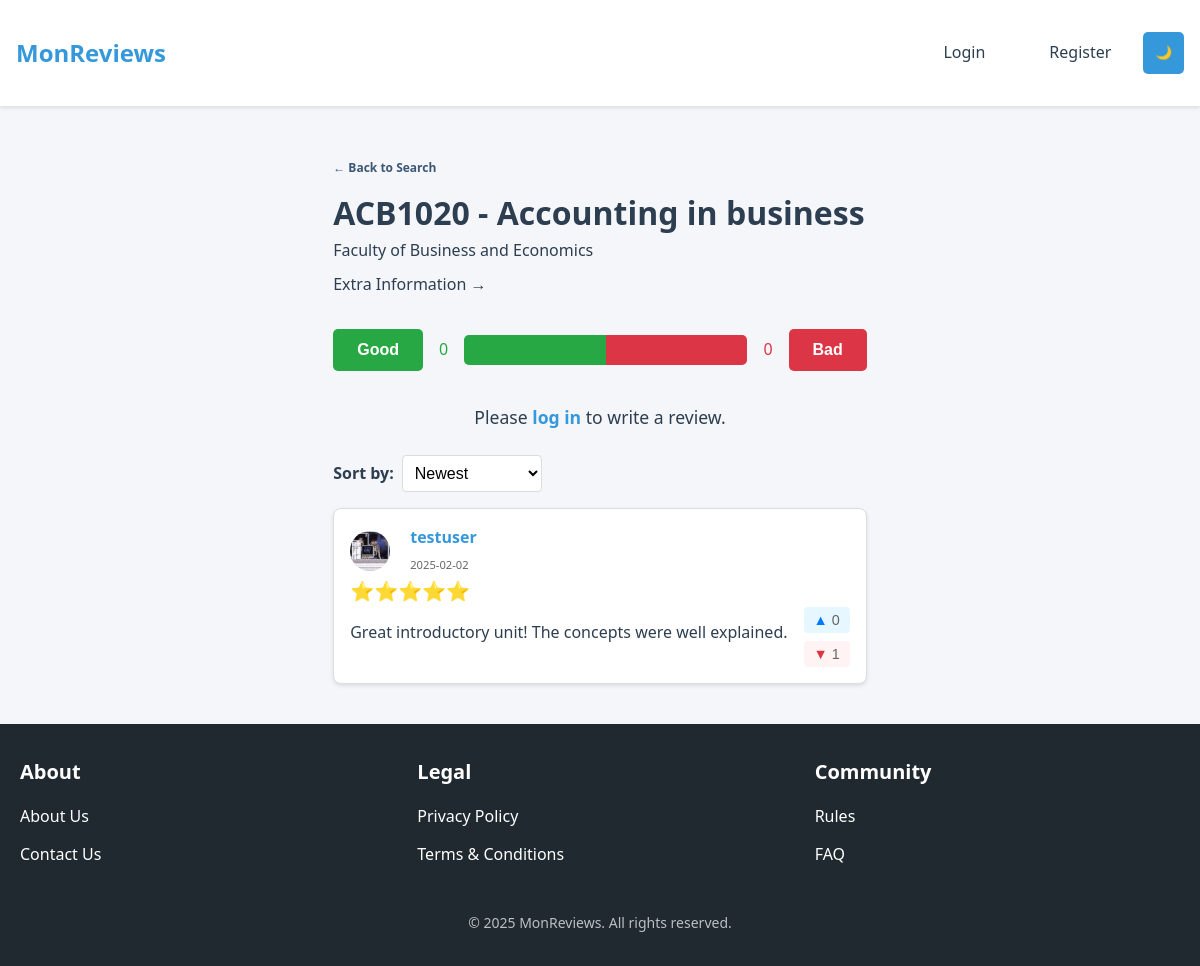
/unit/ACB1020, run on the app's committed database.
### app/models.py (models this page shows, shortened)
class Unit(db.Model):
    id = db.Column(db.Integer, primary_key=True, autoincrement=True)
    code = db.Column(db.String(20), unique=True, nullable=False)
    name = db.Column(db.String(255), nullable=False)
    faculty = db.Column(db.String(255), nullable=False)
    credit_points = db.Column(db.Integer, nullable=False)
    url = db.Column(db.String(500), nullable=False)
    upvotes = db.Column(db.Integer, default=0, nullable=False)
    downvotes = db.Column(db.Integer, default=0, nullable=False)
    assessment_details = db.Column(db.Text)
    reviews = db.relationship('Review', back_populates="unit", lazy='dynamic')

class Review(db.Model):
    id = db.Column(db.Integer, primary_key=True)
    content = db.Column(db.Text, nullable=False)
    rating = db.Column(db.Integer, nullable=False)
    timestamp = db.Column(db.DateTime, default=datetime.utcnow)
    is_anonymous = db.Column(db.Boolean, default=False)
    upvotes = db.Column(db.Integer, default=0)
    downvotes = db.Column(db.Integer, default=0)
    user_id = db.Column(db.Integer, db.ForeignKey('user.id'), nullable=False)
    unit_id = db.Column(db.Integer, db.ForeignKey('unit.id'), nullable=False)
    user = db.relationship("User", back_populates="reviews", foreign_keys=[user_id])
    unit = db.relationship("Unit", back_populates="reviews")
    def has_voted(self, user, vote_type):
        if not user.is_authenticated:
            return False
    def get_vote_status(self, user):
        if not user.is_authenticated:
            return None
        vote = Vote.query.filter_by(
            user_id=user.id,
            review_id=self.id
        ).first()
        return vote.vote_type if vote else None
    def can_edit(self, user):
        if not user.is_authenticated:
            return False
        return user.id == self.user_id # or user.is_admin

class User(UserMixin, db.Model):
    id = db.Column(db.Integer, primary_key=True)
    username = db.Column(db.String(64), unique=True, nullable=False)
    password_hash = db.Column(db.String(128))
    timestamp = db.Column(db.DateTime, default=datetime.utcnow)
    is_verified = db.Column(db.Boolean, default=False)
    reviews = db.relationship("Review", back_populates="user", foreign_keys="Review.user_id")
    profile_pic = db.Column(db.String(120), default='default.jpg')
    login_attempts = db.Column(db.Integer, default=0)
    locked_until = db.Column(db.DateTime)
    def get_profile_pic_url(self):
        return url_for('static', filename=f'pictures/{self.profile_pic}')

### app/routes.py (the view, shortened to what this page needs)
@main.route('/unit/<string:code>', methods=['GET', 'POST'])
@validate_input
def unit(code):
    code = sanitize_input(code)
    if not code:
        abort(400)
    unit = Unit.query.filter_by(code=code).first_or_404()
    page = request.args.get('page', 1, type=int)
    sort = request.args.get('sort', 'newest')
    form = ReviewForm()
    if sort == 'newest':
        reviews = Review.query.filter_by(unit_id=unit.id)\
            .order_by(Review.timestamp.desc())
    elif sort == 'highest_rated':
        reviews = Review.query.filter_by(unit_id=unit.id)\
            .order_by(Review.rating.desc())
    elif sort == 'most_voted':
        reviews = Review.query.filter_by(unit_id=unit.id)\
            .order_by((Review.upvotes - Review.downvotes).desc())
    reviews = reviews.paginate(page=page,
                             per_page=current_app.config['REVIEWS_PER_PAGE'])
    for review in reviews.items:
        review.user_vote = review.get_vote_status(current_user) if current_user.is_authenticated else None
    return render_template('unit.html', unit=unit, reviews=reviews, sort=sort, form=form)

### app/templates/unit.html (shortened to what this page needs)
{% extends "base.html" %}
{% block content %}
    <a href="{{ url_for('main.home') }}" class="back-to-search">
        ← Back to Search
    </a>
    <div class="unit-header">
        <h1>{{ unit.code }} - {{ unit.name }}</h1>
        <p>{{ unit.faculty }}</p>
        <p class="collapsible-header simplistic" onclick="toggleCollapse(this)">
            Extra Information →
        </p>
        <div class="poll-container">
            <div class="poll-bar-container">
                <button
                    id="goodButton"
                    onclick="voteUnit('good')"
                    class="poll-button good-button"
                    {% if not current_user.is_authenticated %}disabled{% endif %}
                >
                    Good
                </button>
                <p><span id="goodVotes">{{ unit.upvotes }}</span</p>
                <div class="bar-wrapper">
                    <div id="goodBar" class="bar-left"></div>
                    <div id="badBar" class="bar-right"></div>
                </div>
                <p><span id="badVotes">{{ unit.downvotes }}</span></p>
                <button
                    id="badButton"
                    onclick="voteUnit('bad')"
                    class="poll-button bad-button"
                    {% if not current_user.is_authenticated %}disabled{% endif %}
                >
                    Bad
                </button>
            </div>
        </div>
            {% if current_user.is_authenticated %}
            <div class="review-form-section">
                <form method="post" class="review-form">
                    {{ form.hidden_tag() }}
                    <div class="form-group rating-group">
                        <div class="star-rating">
                            {% for i in range(1, 6) %}
                                <input type="radio" id="star{{ i }}" name="rating" value="{{ i }}" required
                                       {% if form.rating.data == i %}checked{% endif %}>
                                <label for="star{{ i }}" class="star">&#9733;</label>
                            {% endfor %}
                        </div>
                        {% for error in form.rating.errors %}
                            <span class="error">{{ error }}</span>
                        {% endfor %}
                    </div>
                    <div class="form-group">
                        <textarea id="reviewContent" name="content" class="form-control" rows="3"
                        placeholder="Write your review here!" required>{{ form.content.data if form.content.data else '' }}</textarea>
                        {% for error in form.content.errors %}
                            <span class="error">{{ error }}</span>
                        {% endfor %}
                    </div>
                    <!-- <div class="form-group">
                        <textarea id="reviewContent" name="content" class="form-control" rows="5"
                        placeholder="Write your review here!" required>{{ form.content.data if form.content.data else '' }}</textarea>
                        {% for error in form.content.errors %}
                            <span class="error">{{ error }}</span>
                        {% endfor %}
                    </div> -->
                    <div class="form-group anonymous-group">
                        <div class="checkbox-container">
                            {{ form.anonymous() }} {{ form.anonymous.label }}
                        </div>
                    </div>
                    <div class="form-group">
                        {{ form.submit(class="btn btn-primary") }}
                    </div>
                </form>
            </div>
            {% else %}
            <div class="login-prompt">
                <p>Please <a href="{{ url_for('auth.login') }}">log in</a> to write a review.</p>
            </div>
            {% endif %}
       {% if reviews.items|length > 0 %}
        <div class="sort-container">
            <label for="sortDropdown">Sort by:</label>
            <select id="sortDropdown" class="sort-dropdown">
            <option value="{{ url_for('main.unit', code=unit.code, sort='newest') }}"
                    {% if sort == 'newest' %}selected{% endif %}>Newest</option>
            </select>
        </div>
        {% endif %}
    </div>
    <div class="reviews-section">
        {% for review in reviews.items %}
            <div class="review-card">
                <div class="review-header">
                    <div class="review-meta">
                        {% if review.is_anonymous %}
                            <img src="{{ url_for('static', filename='/pictures/default.jpg') }}"
                                 alt="Profile Picture"
                                 class="review-profile-pic">
                        {% else %}
                            <img src="{{ review.user.get_profile_pic_url() }}"
                                 alt="Profile Picture"
                                 class="review-profile-pic">
                        {% endif %}
                        <div class="nameand">
                        <span class="review-author">
                            {% if review.is_anonymous %}
                                Anonymous
                            {% elif review.user %}
                                {{ review.user.username }}
                            {% else %}
                                Deleted User
                            {% endif %}
                        </span>
                        <span class="review-date">{{ review.timestamp.strftime('%Y-%m-%d') }}</span>
                    </div>
                    </div>
                </div>
                <div class="review-rating">
                    {% for _ in range(review.rating) %}⭐{% endfor %}
                </div>
                <div class="review-content-container">
                    <div class="review-text">
                        {{ review.content }}
                    </div>
                    <div class="review-votes"
                         data-review-id="{{ review.id }}"
                         data-upvotes="{{ review.upvotes }}"
                         data-downvotes="{{ review.downvotes }}"
                         data-user-vote="{{ review.get_vote_status(current_user) }}">
                        <button onclick="voteReview('{{ review.id }}', 'up')"
                                class="vote-btn upvote {% if review.has_voted(current_user, 'up') %}active{% endif %}"
                                {% if not current_user.is_authenticated %}disabled{% endif %}>
                            ▲ <span id="upvotes-{{ review.id }}" class="vote-count">{{ review.upvotes }}</span>
                        </button>
                        <button onclick="voteReview('{{ review.id }}', 'down')"
                                class="vote-btn downvote {% if review.has_voted(current_user, 'down') %}active{% endif %}"
                                {% if not current_user.is_authenticated %}disabled{% endif %}>
                            ▼ <span id="downvotes-{{ review.id }}" class="vote-count">{{ review.downvotes }}</span>
                        </button>
                    </div>
                </div>
            </div>
        {% endfor %}
    </div>
{% endblock %}

### data on the page
Unit: code "ACB1020", name "Accounting in business", faculty "Faculty of Business and Economics", upvotes "0", downvotes "0"
Review: user.get_profile_pic_url (picture), user.username "testuser", timestamp "2025-02-02", content "Great introductory unit! The concepts were well explained.", upvotes "0", downvotes "1"
